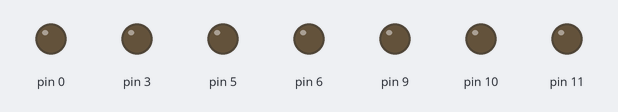
The sketch below on a simulated Arduino Uno, built with avr-gcc and run on an emulated ATmega328P. Shown: output pins drawn as LEDs (lit = HIGH).

Above: at 0.05 s.
At 0.5 s:
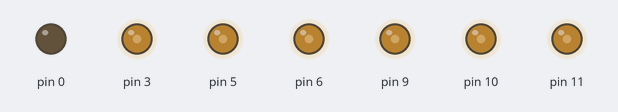
At 1.0 s:
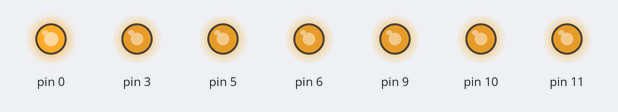
At 1.2 s:
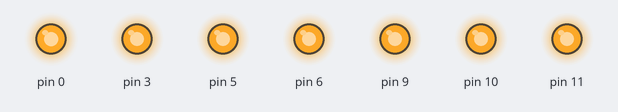
At 1.5 s:
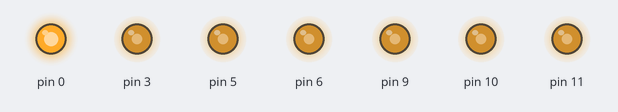
At 2.0 s:
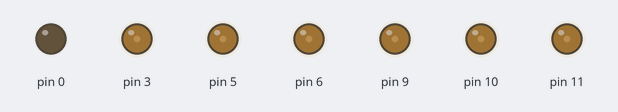
Timing chart, 0 to 4.6 s (numbered marks = the images above):
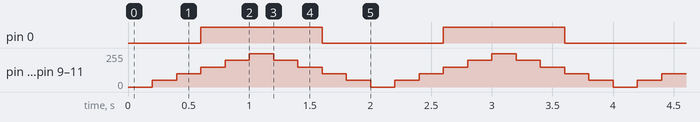

The sketch:

FADE_LEDS_1.ino
```cpp
/****************************************************************
**                                                             **
**                          TÍTOL:                             **
**                       fade LEDS 1                           **
**                                                             **
**  NOM: Mohamed el Marnissi                  DATA: 06/02/2017 **
****************************************************************/
//************************ INCLUDE ******************************


//*********************** VARIABLES *****************************

int LEDS[6]{3,5,6,9,10,11};//estableix array amb valor int de 7 variables
int t=200;//estableix variable t amb valor int

//************************** SETUP ******************************

void setup() {                 // configura el final de salida
for(int i=0;i<7;i++)//inicia funcio for, estableix variable i amb un valor de 0 , condiciona, si i es inferior a 7 incrementa el valor de i en 1.
{
  pinMode(LEDS[i],OUTPUT);// estableix totes les variables de l'array LEDS com a sortides
}
}

//*************************** LOOP ******************************

void loop() {
  for(int i=0;i<7;i++)//inicia funcio for, estableix variable i amb un valor de 0 , condiciona, si i es inferior a 7 incrementa el valor de i en 1.
{
  analogWrite(LEDS[i],0);//escriu les sortides analogiques de l'array de variable LEDS
}
delay(t);//s'espera valor de variable t
  for(int i=0;i<7;i++)//inicia funcio for, estableix variable i amb un valor de 0 , condiciona, si i es inferior a 7 incrementa el valor de i en 1.
{
  analogWrite(LEDS[i],50);//escriu les sortides analogiques de l'array de variable LEDS
}
delay(t);//s'espera valor de variable t
  for(int i=0;i<7;i++)//inicia funcio for, estableix variable i amb un valor de 0 , condiciona, si i es inferior a 7 incrementa el valor de i en 1.
{
  analogWrite(LEDS[i],100);//escriu les sortides analogiques de l'array de variable LEDS
}
delay(t);//s'espera valor de variable t
  for(int i=0;i<7;i++)//inicia funcio for, estableix variable i amb un valor de 0 , condiciona, si i es inferior a 7 incrementa el valor de i en 1.
{
  analogWrite(LEDS[i],150);//escriu les sortides analogiques de l'array de variable LEDS
}
delay(t);//s'espera valor de variable t
  for(int i=0;i<7;i++)//inicia funcio for, estableix variable i amb un valor de 0 , condiciona, si i es inferior a 7 incrementa el valor de i en 1.
{
  analogWrite(LEDS[i],200);//escriu les sortides analogiques de l'array de variable LEDS
}
delay(t);//s'espera valor de variable t
  for(int i=0;i<7;i++)//inicia funcio for, estableix variable i amb un valor de 0 , condiciona, si i es inferior a 7 incrementa el valor de i en 1.
{
  analogWrite(LEDS[i],250);//escriu les sortides analogiques de l'array de variable LEDS
}
delay(t);//s'espera valor de variable t
  for(int i=0;i<7;i++)//inicia funcio for, estableix variable i amb un valor de 0 , condiciona, si i es inferior a 7 incrementa el valor de i en 1.
{
  analogWrite(LEDS[i],200);//escriu les sortides analogiques de l'array de variable LEDS
}
delay(t);//s'espera valor de variable t
  for(int i=0;i<7;i++)//inicia funcio for, estableix variable i amb un valor de 0 , condiciona, si i es inferior a 7 incrementa el valor de i en 1.
{
  analogWrite(LEDS[i],150);//escriu les sortides analogiques de l'array de variable LEDS
}
delay(t);//s'espera valor de variable t
  for(int i=0;i<7;i++)//inicia funcio for, estableix variable i amb un valor de 0 , condiciona, si i es inferior a 7 incrementa el valor de i en 1.
{
  analogWrite(LEDS[i],100);//escriu les sortides analogiques de l'array de variable LEDS
}
delay(t);//s'espera valor de variable t
  for(int i=0;i<7;i++)//inicia funcio for, estableix variable i amb un valor de 0 , condiciona, si i es inferior a 7 incrementa el valor de i en 1.
{
  analogWrite(LEDS[i],50);//escriu les sortides analogiques de l'array de variable LEDS
}

delay(t);//s'espera valor de variable t
}


//************************** FUNCIONS ***************************
```

Measured:
- by itself, pin 0: alternates HIGH for 1.0 s and LOW for 1.0 s
- by itself, pin 3, pin 5, pin 6, pin 9–11: repeats every 2.0 s: 100/255 0.20 s, 150/255 0.20 s, 200/255 0.20 s, 250/255 0.20 s, 200/255 0.20 s, 150/255 0.20 s, 100/255 0.20 s, 50/255 0.20 s, 0/255 0.20 s, 50/255 0.20 s
